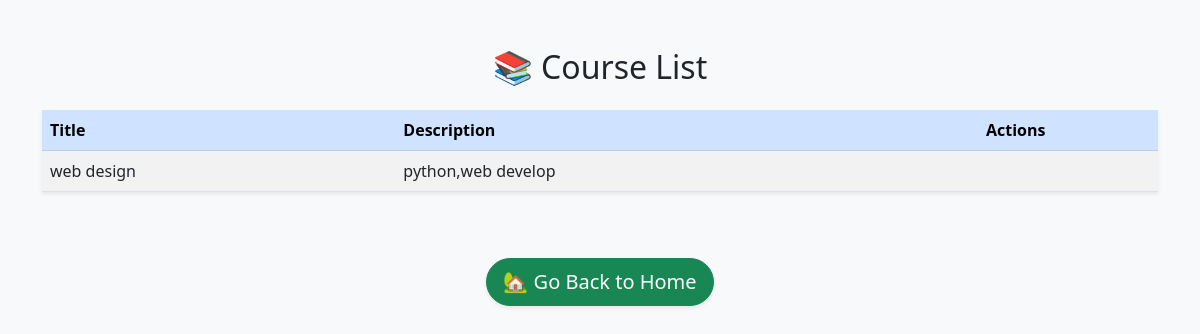
Before: /courses/ with the older database file.
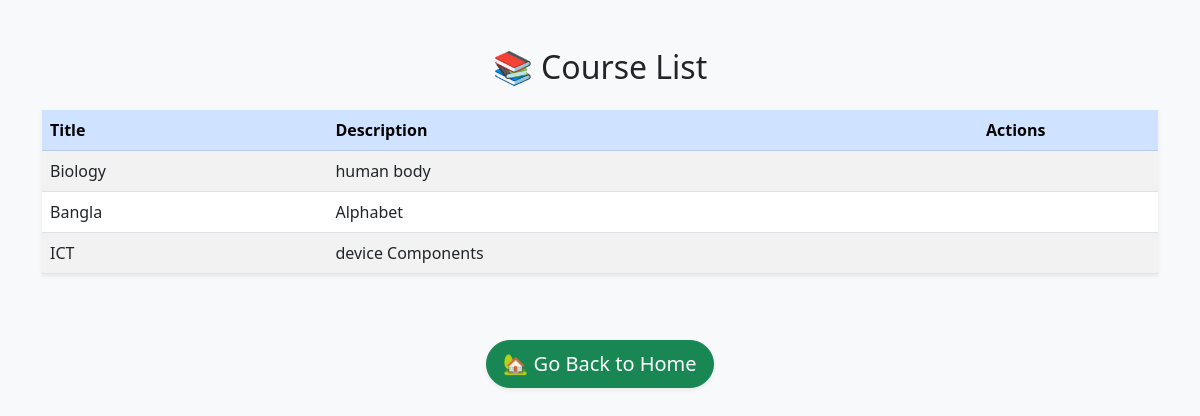
After: the same page with the newer database file.
### app1/models.py (models this page shows, shortened)
class Course(models.Model):
    title = models.CharField(max_length=200)
    description = models.TextField()

### app1/views.py (the view)
# urls.py: path('courses/', course_list, name='course_list'),
def course_list(request):
    courses = Course.objects.all()
    return render(request, 'app1/course_list.html', {'courses': courses})

### app1/templates/app1/course_list.html (shortened to what this page needs)
<!DOCTYPE html>
<html lang="en">
<head>
    <link href="https://cdn.jsdelivr.net/npm/bootstrap@5.3.0/dist/css/bootstrap.min.css" rel="stylesheet">
</head>
<body class="bg-light">
<div class="container mt-5">
    <h2 class="text-center mb-4">📚 Course List</h2>
    <table class="table table-striped table-hover shadow-sm">
        <thead class="table-primary">
            <tr>
                <th>Title</th>
                <th>Description</th>
                <th style="width: 180px;">Actions</th>
            </tr>
        </thead>
       <tbody>
    {% for course in courses %}
    <tr>
        <td>{{ course.title }}</td>
        <td>{{ course.description }}</td>
        <td>
        </td>
    </tr>
    {% empty %}
    <tr><td colspan="3" class="text-center text-muted">No courses found.</td></tr>
    {% endfor %}
    </tbody>
    </table>
   <table>
       <tbody>
       <tr>
        <td>
        </td>
    </tr>
       </tbody>
   </table>
<div class="container text-center my-5">
    <a href="{% url 'home' %}" class="btn btn-success btn-lg rounded-pill shadow-sm">
        🏡 Go Back to Home
    </a>
</div>
</body>
</html>

Changed rows visible on the page:
removed Course: title "web design", description "python,web develop"
added Course: title "Biology", description "human body"
added Course: title "Bangla", description "Alphabet"
added Course: title "ICT", description "device Components"
